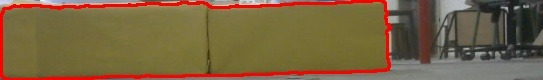
#> input picture Practical/0/IMG-20200205-WA0012.jpg, 543 x 80 px, given in place of the camera
$ python 'Practical -1.py'
#> lines starting #> are read from the running program, lines starting #| are printed output that depends on the picture; after the words box and inside, x2 and y2 are one past the last pixel; in counts of white or black regions, pixels touching at a corner belong together
import time
start=time.time()
import numpy as np
import cv2
stop=time.time()
print(stop-start)

contour_arr=[]
contour_check=[]

#path = r'F:\Projects\Caterpillar\Images\IMG0.jpg'
#org=cv2.imread(path)

_,org = cv2.VideoCapture(1).read()
#> org is the input picture: shape (80, 543, 3); mean B, G, R 65.5, 98.6, 120.6

img=cv2.resize(org,(560,340))
cv2.imshow('Input',img)
blur = cv2.GaussianBlur(img,(5,5),0)

hsv=cv2.cvtColor(blur, cv2.COLOR_BGR2HSV)
#> hsv: shape (340, 560, 3); mean H, S, V 28.8, 108.6, 121.2

lb= np.array([15,80,50])
ub= np.array([39,255,255])
mask = cv2.inRange(hsv, lb, ub)
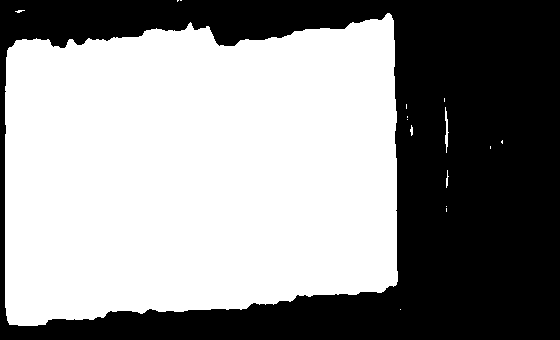
#> mask: shape (340, 560); 56.3% white; 1 black region
res = cv2.bitwise_and(img,hsv, mask =mask)
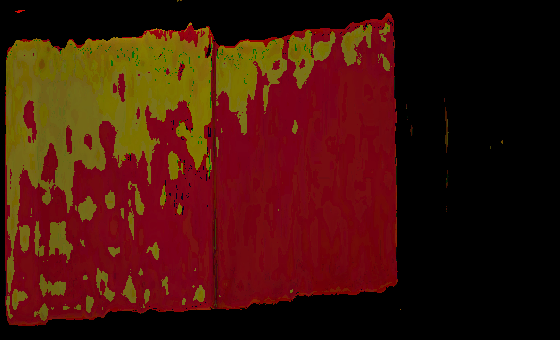
#> res: shape (340, 560, 3); mean B, G, R 9.6, 20.8, 66.1

grey=cv2.cvtColor(res,cv2.COLOR_BGR2GRAY)
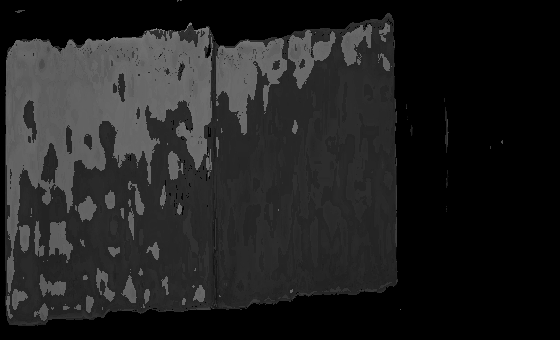
#> grey: shape (340, 560); min 0, max 128, mean 33.1

contour,hierarchy=cv2.findContours(grey,cv2.RETR_TREE, cv2.CHAIN_APPROX_SIMPLE)
#> contour = 39 contours, 37 with area under 20; largest, box (x1, y1, x2, y2) and area: (5, 13, 398, 326) 106320, (445, 107, 449, 153) 48

for i in contour:
    if cv2.contourArea(i) > 20000:
         contour_check.append(i)
    else:
        cv2.fillPoly(mask,[i],(0,0,0))
#> this loop made 39 passes
#> i on passes 1, 2, 3, 5, 6, 8, 9, 11, 12, 14, 15, 16: [[400, 309]], [[446, 208], [446, 211]], [[446, 206]], [[490, 146], [490, 148]], [[502, 140], [501, 141], [501, 142], [502, 143]], [[407, 119]], [[407, 116], [407, 117]], [[406, 104], [406, 108]], [[444, 98], [444, 101]], [[311, 294], [312, 293], [313, 294], [312, 295]], [[165, 195], [166, 194], [167, 195], [166, 196]], [[164, 185], [165, 184], [166, 185], [165, 186]]
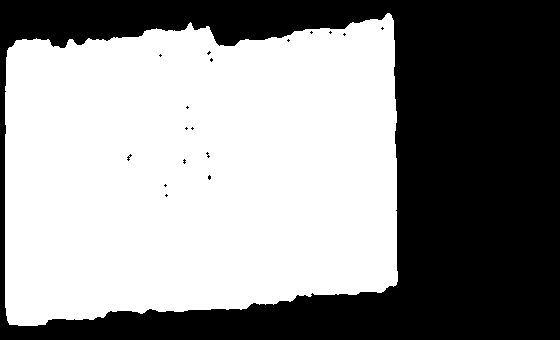
#> mask: shape (340, 560); 56.1% white; 18 black regions (17 under 20 px)
#> after the loop, contour_check = 1 contour; box (x1, y1, x2, y2) and area: (5, 13, 398, 326) 106320

cv2.drawContours(img, contour_check,-1,(255,255,255),0)
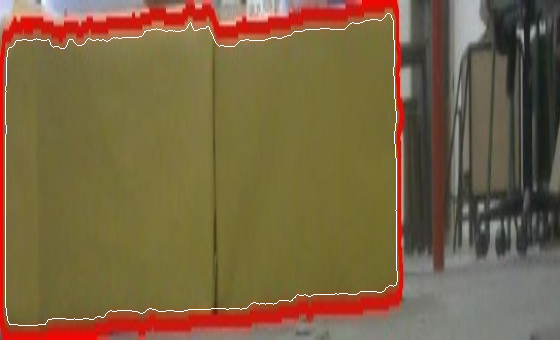
#> img: shape (340, 560, 3); mean B, G, R 66.8, 99.6, 121.4
grey1=cv2.cvtColor(img,cv2.COLOR_BGR2GRAY)
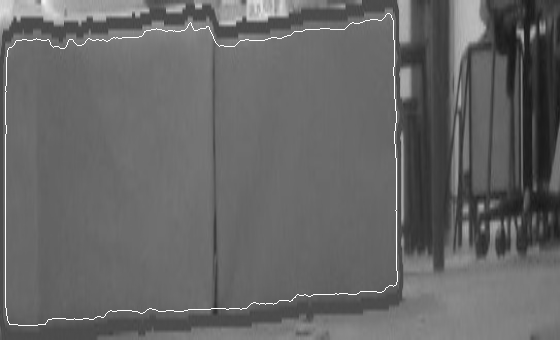
#> grey1: shape (340, 560); min 23, max 255, mean 102.4
cv2.imshow('grey1',grey1)
cv2.imshow('mask',mask)


#crop
(y, x) = np.where(mask==255)
(topy, topx) = (np.min(y), np.min(x))
#> topy = 13; topx = 5
(bottomy, bottomx) = (np.max(y), np.max(x))
#> bottomy = 325; bottomx = 397
img2 = img[topy:bottomy+1, topx:bottomx+1]
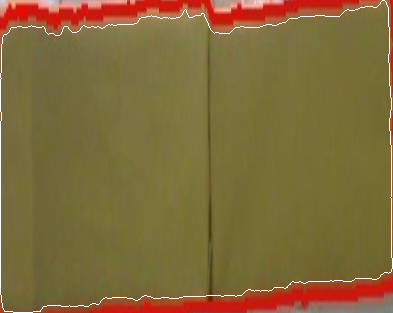
#> img2: shape (313, 393, 3); mean B, G, R 58.4, 105.7, 129

cv2.imshow("Output1", img2)

# [31 lines of commented-out code are left out]
cv2.imshow('Output2',img2)
##cv2.waitKey(0)
##cv2.destroyAllWindows()

$ run again, on Practical/0/IMG-20200205-WA0013.jpg
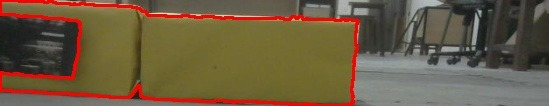
#> input picture Practical/0/IMG-20200205-WA0013.jpg, 549 x 106 px, given in place of the camera
#> org is the input picture: shape (106, 549, 3); mean B, G, R 65.5, 91.4, 108.4
#> hsv: shape (340, 560, 3); mean H, S, V 35.1, 91.5, 109.5
#> contour = 39 contours, 34 with area under 20; largest, box (x1, y1, x2, y2) and area: (3, 11, 360, 330) 74176, (549, 58, 556, 73) 38, (233, 44, 254, 48) 29, (548, 134, 552, 144) 22, (151, 29, 161, 40) 20
#> the loop `for i in contour:` made 39 passes
#> i on passes 1, 2, 3, 4, 5, 8, 9, 10: [[246, 337], [248, 337]], [[61, 237]], [[59, 237]], [[53, 233], [54, 233], [57, 236], [54, 233]], [[49, 232], [51, 232]], [[367, 88], [367, 94]], [[68, 76]], [[369, 62], [369, 71]]
#> after the loop `for i in contour:`:
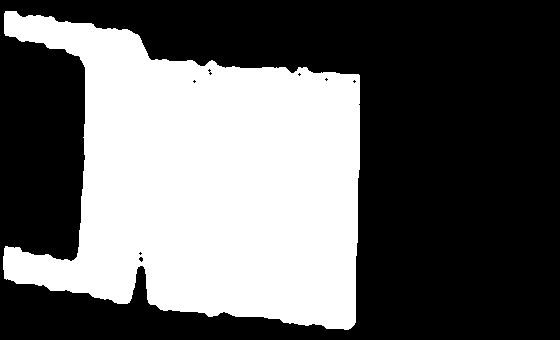
#> mask: shape (340, 560); 39.3% white; 1 white region
#> after the loop `for i in contour:`: contour_check = 1 contour; box (x1, y1, x2, y2) and area: (3, 11, 360, 330) 74176
#> topy = 11; topx = 3
#> bottomy = 329; bottomx = 359
#> `img2 = img[topy:bottomy+1, topx:bottomx+1]`:
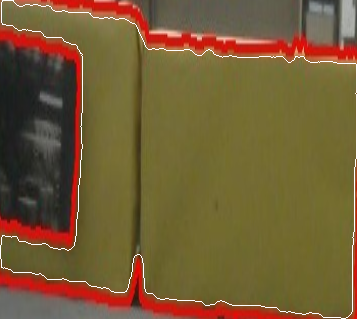
#> img2: shape (319, 357, 3); mean B, G, R 53.1, 92.1, 115.9

$ run again, on Practical/0/IMG-20200205-WA0014.jpg
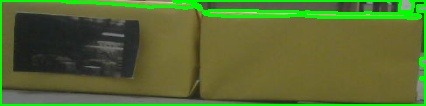
#> input picture Practical/0/IMG-20200205-WA0014.jpg, 426 x 106 px, given in place of the camera
#> org is the input picture: shape (106, 426, 3); mean B, G, R 49.2, 105.8, 87.7
#> hsv: shape (340, 560, 3); mean H, S, V 37, 122.7, 109.8
#> contour = 47 contours, 41 with area under 20; largest, box (x1, y1, x2, y2) and area: (5, 11, 555, 328) 146295, (17, 30, 186, 253) 30875, (168, 4, 220, 12) 46, (182, 0, 205, 4) 34, (97, 294, 109, 298) 24, (257, 257, 263, 265) 22
#> the loop `for i in contour:` made 47 passes
#> i on passes 5, 6, 7, 8, 9, 10, 11, 14: [[345, 25]], [[343, 24]], [[273, 22], [272, 23], [270, 23], [272, 23]], [[275, 19], [274, 20], [275, 20]], [[473, 14], [474, 14]], [[282, 13]], [[454, 12], [453, 13], [454, 12], [460, 12]], [[424, 325], [425, 324], [426, 325], [425, 326]]
#> after the loop `for i in contour:`:
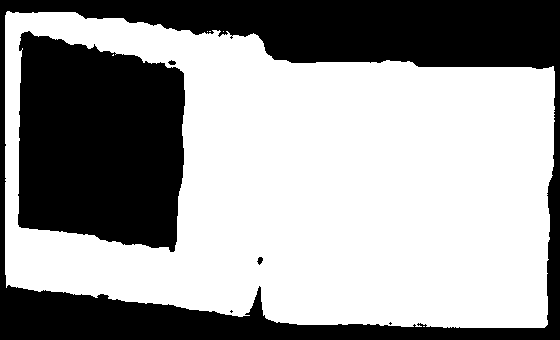
#> mask: shape (340, 560); 61.2% white; 6 black regions (2 under 20 px)
#> after the loop `for i in contour:`: contour_check = 2 contours; box (x1, y1, x2, y2) and area: (5, 11, 555, 328) 146295, (17, 30, 186, 253) 30875
#> topy = 11; topx = 5
#> bottomy = 327; bottomx = 554
#> `img2 = img[topy:bottomy+1, topx:bottomx+1]`:
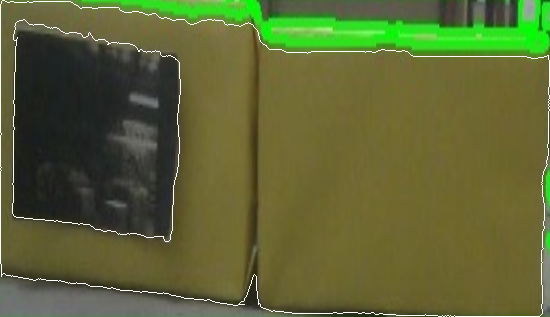
#> img2: shape (317, 550, 3); mean B, G, R 52.6, 100.6, 93.3
